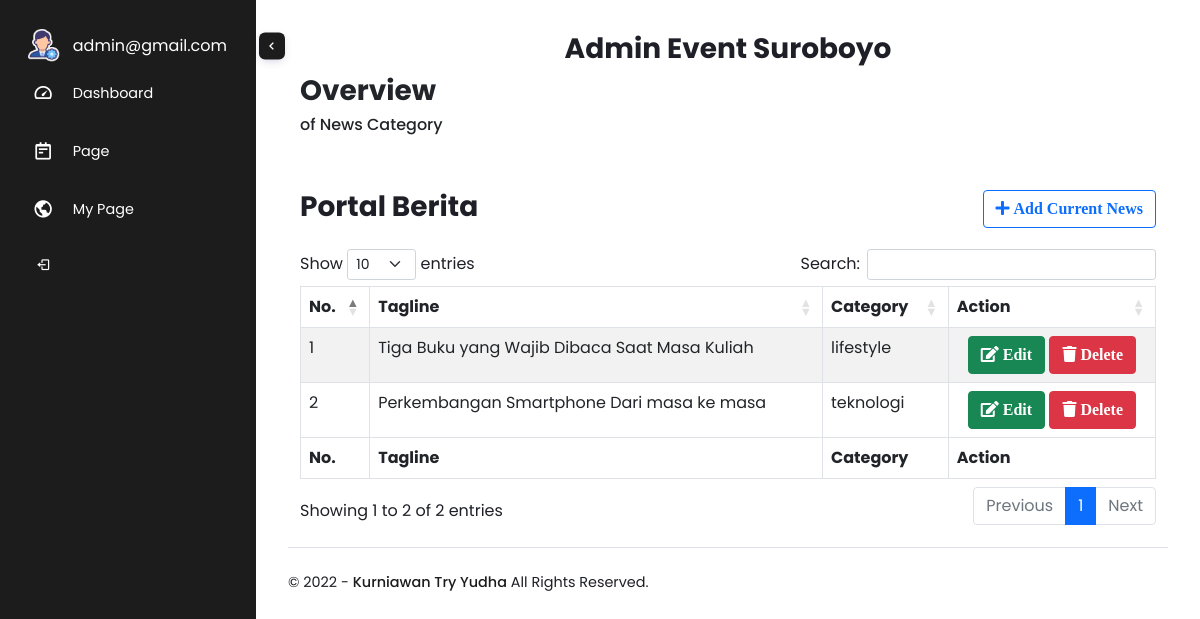
The app's page /admin (signed in) with its own data.
### tables this page shows
CREATE TABLE `portalweb` (
  `id` int(255) NOT NULL,
  `tagline` varchar(50) NOT NULL,
  `category` varchar(10) NOT NULL,
  `content` varchar(10000) NOT NULL,
  `resume` varchar(255) NOT NULL,
  `date` int(11) NOT NULL,
  `image_url` text NOT NULL
);

### admin/index.php (the view, shortened to what this page needs)
<!DOCTYPE html>
<html lang="en">
<head>
  <link href='https://unpkg.com/boxicons@2.0.9/css/boxicons.min.css' rel='stylesheet'>
  <link rel="stylesheet" href="https://cdnjs.cloudflare.com/ajax/libs/twitter-bootstrap/5.1.3/css/bootstrap.min.css">
  <link rel="stylesheet" href="https://cdn.datatables.net/1.12.1/css/dataTables.bootstrap5.min.css">
  <link rel="stylesheet" href="https://cdnjs.cloudflare.com/ajax/libs/font-awesome/5.15.3/css/all.min.css">
  <link rel="stylesheet" href="style.css">
</head>
<body>
  <nav>
    <div class="sidebar-top">
      <span class="shrink-btn">
        <i class='bx bx-chevron-left'></i>
      </span>
      <img src="../img/admin.png" class="logo" alt="">
      <span class="hide"><?php echo $_SESSION["email"]; ?></span>
    </div>
    <div class="sidebar-links">
      <ul>
        <div class="active-tab">
          <li class="tooltip-element" data-tooltip="0">
            <a href="#" data-active="0">
              <div class="icon">
                <i class='bx bx-tachometer'></i>
              </div>
              <span class="link hide">Dashboard</span>
            </a>
          </li>
          <li class="tooltip-element" data-tooltip="0">
            <a href="#Page" data-active="0">
              <div class="icon">
                <i class='bx bx-notepad'></i>
              </div>
              <span class="link hide">Page</span>
            </a>
          </li>
          <li class="tooltip-element" data-tooltip="0">
            <a href="../index.php" data-active="0">
              <div class="icon">
                <i class='bx bx-world'></i>
              </div>
              <span class="link hide">My Page</span>
            </a>
          </li>
          <div class="admin-user tooltip-element" data-tooltip="1">
            <a href="../db/act-signout.php" class="log-out">
              <i class='bx bx-log-out'></i>
            </a>
          </div>
        </div>
      </ul>
    </div>
  </nav>
  <main>
    <section class="siswa-dashboard" data-section="dashboard">
      <div class="mb-5 mb-lg-0 text-center text-lg-start">
        <h3 class="fw-bold text-center">Admin Event Suroboyo</h3>
      </div>
    </section>
    <div class="col-md-6">
      <div class="container rounded-10">
          <h3 class="text-dark"><strong>Overview</strong></h3>
          <h6 class="mb-3 text-dark">of News Category</h6>
      </div>
    </div>
    <section class="siswa-Page" id="Page">
      <div class="container" style="background-color:#fff; padding-bottom:20px; padding-top:15px; margin-top:15px; border-radius: 10px 10px 10px 10px;">
        <div class="row">
          <div class="col-6">
            <h3 style="margin-top:10px; margin-bottom:25px;"><b>Portal Berita</b></h3>
          </div>
          <div class="col-6 text-end">
            <a href="../db/act-create.php">
              <button type="button" class="btn btn-outline-primary" style="margin-bottom:-10px; margin-top:10px;"><i class="fas fa-plus"> Add Current News</i></button></a>
          </div>
        </div>
        <table id="example" class="table table-striped table-bordered" style="background-color:#fff; width:100%">
          <thead>
            <tr>
              <th>No.</th>
              <th>Tagline</th>
              <th>Category</th>
              <th>Action</th>
            </tr>
          </thead>
          <tfoot>
            <tr>
              <th>No.</th>
              <th>Tagline</th>
              <th>Category</th>
              <th>Action</th>
            </tr>
          </tfoot>
          <tbody>
            <?php
            include "../db/db-conn.php";
            $sql = "SELECT * FROM portalweb";
            $queri = mysqli_query($conn, $sql);
            $no = 1;
            while ($data = mysqli_fetch_array($queri)) {
            ?>
              <tr>
                <td><?php echo $no ?></td>
                <td><?php echo $data['tagline']; ?></td>
                <td><?php echo $data['category']; ?></td>
                <td style="text-align:center;">
                  <a href="../db/act-update.php?updateid=<?php echo $data['id']; ?>"><button type="submit" class="btn btn-success text-white" name="update" id="update"><i class="fas fa-edit"> Edit</i></button></a>
                  <a href="../db/act-delete.php?deleteid=<?php echo $data['id']; ?>"><button type="submit" class="btn btn-danger text-white" name="delete" id="delete" onclick="return confirm('are you sure to delete?')"><i class="fas fa-trash"> Delete</i></button></a>
                </td>
              </tr>
            <?php
              $no++;
            }
            ?>
          </tbody>
        </table>
      </div>
      <div class="modal-footer">
      </div>
      <p class="copyright">
        &copy; 2022 - <span>Kurniawan Try Yudha</span> All Rights Reserved.
      </p>
  </main>
</body>
</html>

### admin/style.css (style rules this page uses)
*, *::before, *::after { padding: 0; margin: 0; box-sizing: border-box; }
:root { --main-color: #1c1c1c; --main-color-dark: #1c1c1c; --main-color-light: #4a4a4a; --text-color: #fff; }
body { font-family: "Poppins", sans-serif; overflow-x: hidden; background-color: #fff; min-height: 100vh; display: flex; position: relative; }
a { text-decoration: none; }
ul { list-style: none; }
nav { position: sticky; top: 0; left: 0; height: 100vh; background-color: var(--main-color); width: 16rem; padding: 1.8rem 0.85rem; color: #fff; display: flex; flex-direction: column; transition: width 0.5s ease-in-out; }
nav::before { content: ""; position: absolute; width: 2rem; height: 100%; top: 0; left: 100%; }
main { flex: 1; padding: 2rem; color: #1f2027; display: flex; flex-direction: column; background-color: #fff; }
main .copyright { margin-top: auto; font-size: 0.9rem; }
main .copyright span { color: var(--main-color); font-weight: 500; cursor: pointer; }
.sidebar-top { position: relative; display: flex; align-items: center; }
.sidebar-top .logo { width: 2.1rem; margin: 0 0.8rem; }
.shrink-btn { position: absolute; top: 50%; height: 27px; padding: 0 0.3rem; background-color: var(--main-color); border-radius: 6px; cursor: pointer; box-shadow: 0 3px 10px -3px rgba(70, 46, 118, 0.3); right: -2.65rem; transform: translateY(-50%) translateX(-8px); opacity: 0; pointer-events: none; transition: 0.3s; }
.shrink-btn i { line-height: 27px; transition: 0.3s; }
.sidebar-links ul { position: relative; }
.sidebar-links li { position: relative; padding: 2.5px 0; }
.sidebar-links a { color: var(--text-color); font-weight: 400; font-size: 0.9rem; display: flex; align-items: center; height: 53px; }
.icon { font-size: 1.3rem; text-align: center; min-width: 3.7rem; display: grid; grid-template-columns: 1fr; grid-template-rows: 1fr; }
.icon i { grid-column: 1 / 2; grid-row: 1 / 2; transition: 0.3s; }
.sidebar-links a .link { transition: opacity 0.3s 0.2s, color 0.3s; }
.active-tab { width: 100%; height: 53px; border-radius: 10px; position: absolute; top: 2.5px; left: 0; transition: top 0.3s; }
.admin-user { display: flex; align-items: center; }
.log-out { display: flex; height: 40px; min-width: 2.4rem; background-color: var(--main-color-dark); color: var(--text-color); align-items: center; justify-content: center; font-size: 1.15rem; border-radius: 10px; margin: 0 0.65rem; transition: color 0.3s; }
.hide { transition: opacity 0.3s 0.2s; }

### records on screen
portalweb: tagline "Tiga Buku yang Wajib Dibaca Saat Masa Kuliah", category "lifestyle"
portalweb: tagline "Perkembangan Smartphone Dari masa ke masa", category "teknologi"

### other values on screen
$_SESSION["email"] "admin@gmail.com"
